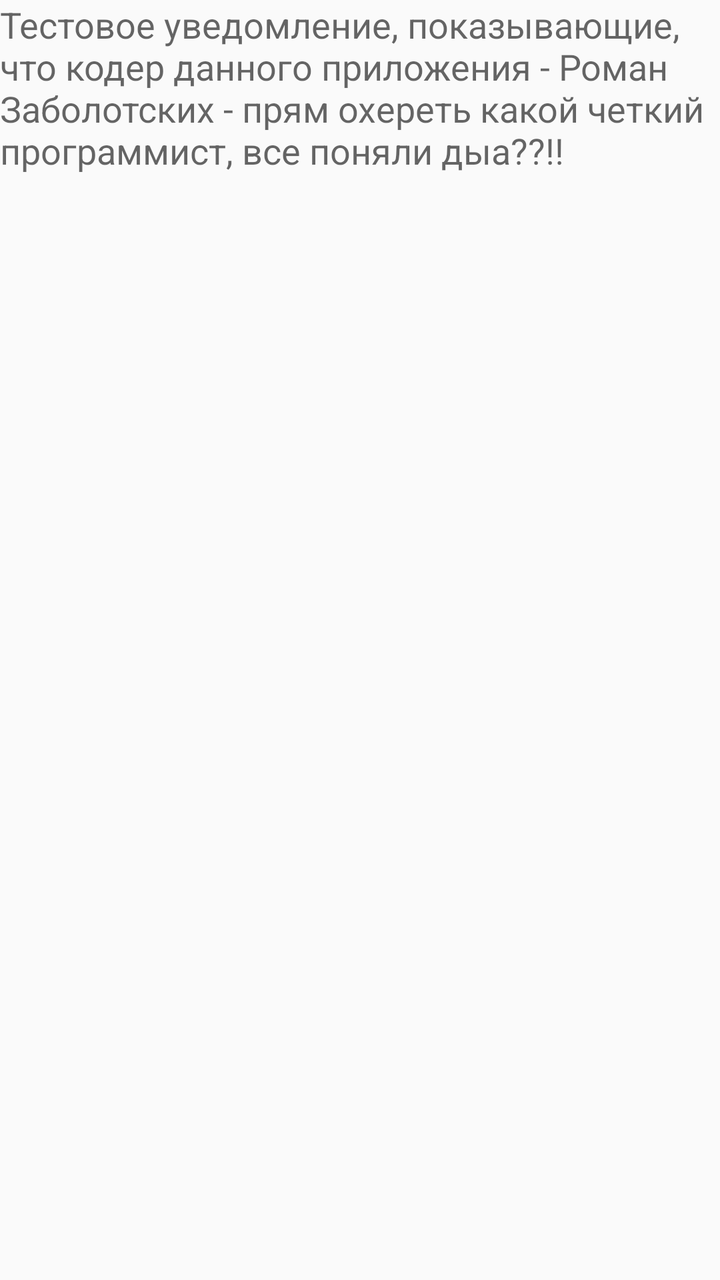
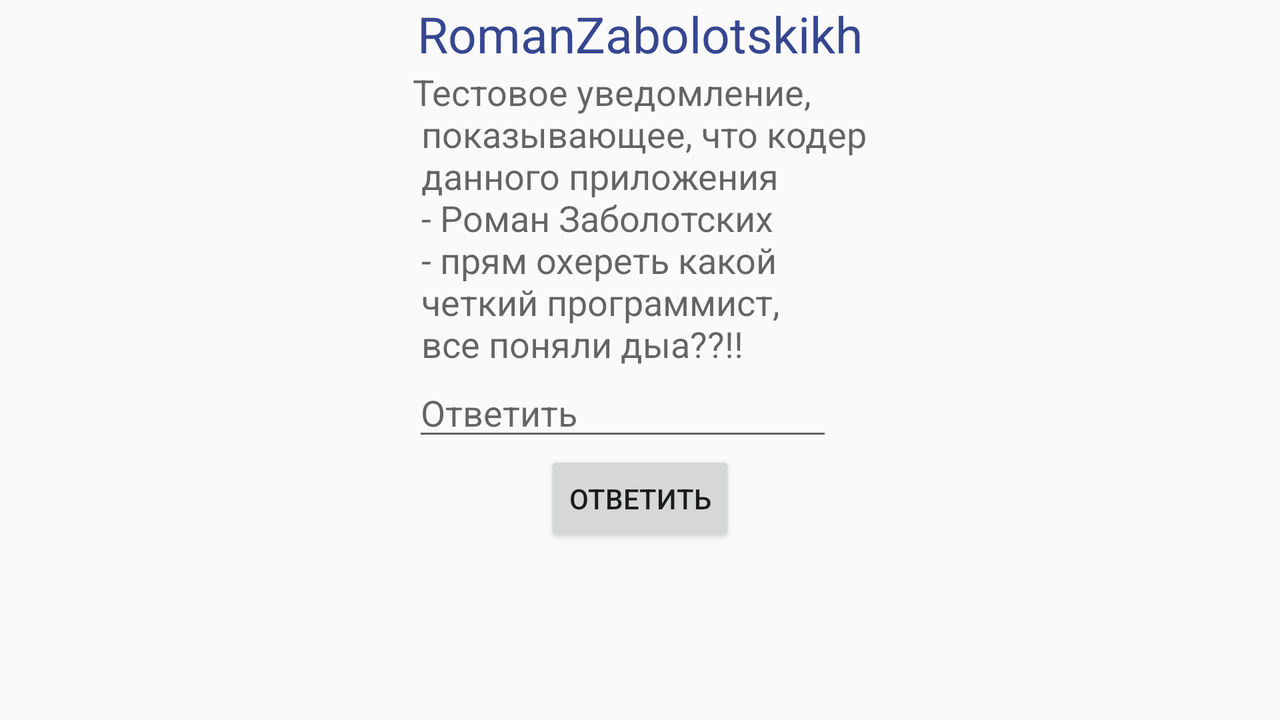

Compare how this app lays out the same screen by default and in its alternative resource folder. The renders come first, then the two layout files and the values they reference.
<!-- AndroidManifest.xml: application theme AppTheme -->
<!-- res/layout/not.xml -->
<?xml version="1.0" encoding="utf-8"?>
<LinearLayout xmlns:android="http://schemas.android.com/apk/res/android"
    android:orientation="vertical" android:layout_width="match_parent"
    android:layout_height="match_parent">

    <TextView
        android:layout_width="wrap_content"
        android:layout_height="wrap_content"
        android:textAppearance="?android:attr/textAppearanceMedium"
        android:text="Тестовое уведомление, показывающие, что кодер данного приложения - Роман Заболотских - прям охереть какой четкий программист, все поняли дыа??!!"
        android:id="@+id/textView"
        android:layout_gravity="center_horizontal" />
</LinearLayout>
<!-- resources referenced by this layout -->
<resources>
  <style name="AppTheme" parent="Theme.AppCompat.Light.NoActionBar">
          
          <item name="colorPrimary">#ff3f51b5</item>
          <item name="colorPrimaryDark">#ff344389</item>
          <item name="android:actionBarSize">28dp</item>
  
  
      </style>
</resources>
<!-- res/layout-land/not.xml (the repository's variant of the layout above) -->
<!-- drawn on the phone turned sideways -->
<?xml version="1.0" encoding="utf-8"?>
<RelativeLayout xmlns:android="http://schemas.android.com/apk/res/android"
    android:orientation="vertical" android:layout_width="match_parent"
    android:layout_height="match_parent">

    <TextView
        android:layout_width="wrap_content"
        android:layout_height="wrap_content"
        android:text="RomanZabolotskikh"
        android:id="@+id/textView"
        android:layout_alignParentTop="true"
        android:layout_centerHorizontal="true"
        android:textColor="#ff364790"
        android:textSize="25dp" />

    <TextView
        android:layout_width="wrap_content"
        android:layout_height="wrap_content"
        android:textAppearance="?android:attr/textAppearanceMedium"
        android:text="Тестовое уведомление,\n показывающее, что кодер\n данного приложения\n - Роман Заболотских\n - прям охереть какой\n четкий программист,\n все поняли дыа??!!"
        android:id="@+id/textView6"
        android:layout_below="@+id/textView"
        android:layout_centerHorizontal="true" />

    <EditText
        android:layout_width="wrap_content"
        android:layout_height="wrap_content"
        android:inputType="textMultiLine"
        android:ems="10"
        android:id="@+id/editText"
        android:layout_below="@+id/textView6"
        android:layout_alignStart="@+id/textView6"
        android:hint="Ответить"
        android:textColor="#ff000000" />

    <Button
        style="?android:attr/buttonStyleSmall"
        android:layout_width="wrap_content"
        android:layout_height="wrap_content"
        android:text="Ответить"
        android:id="@+id/button2"
        android:layout_below="@+id/editText"
        android:layout_centerHorizontal="true"
        android:onClick="Reply" />
</RelativeLayout>
